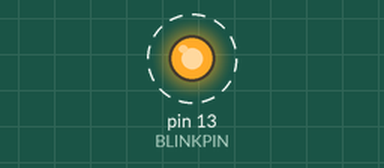
This program was run on a simulated Arduino Uno, built with avr-gcc and run on an emulated ATmega328P. Parts: output pins drawn as LEDs (lit = HIGH). Dashed ring = blinking.

Above: at 0.5 s.
Timing chart, 0 to 4.6 s (numbered marks = the images above):
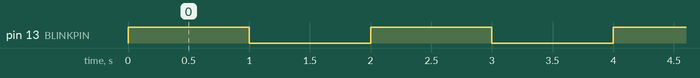

The program:

main.cpp
```cpp
#include "Arduino.h"

#ifndef UNIT_TEST

#define BLINKPIN 13

void initBlink(void)
{
	pinMode(BLINKPIN,OUTPUT);
}

void doBlink(int i)
{
	if(i == 1)
	{
		digitalWrite(BLINKPIN, HIGH);
		delay(1000);
		digitalWrite(BLINKPIN, LOW);
		delay(1000);
	}
}

void setup()
{
	initBlink();
}

void loop()
{
	doBlink(1);
}

#endif
```

Measured:
- by itself, pin 13 (BLINKPIN): alternates HIGH for 1.0 s and LOW for 1.0 s
